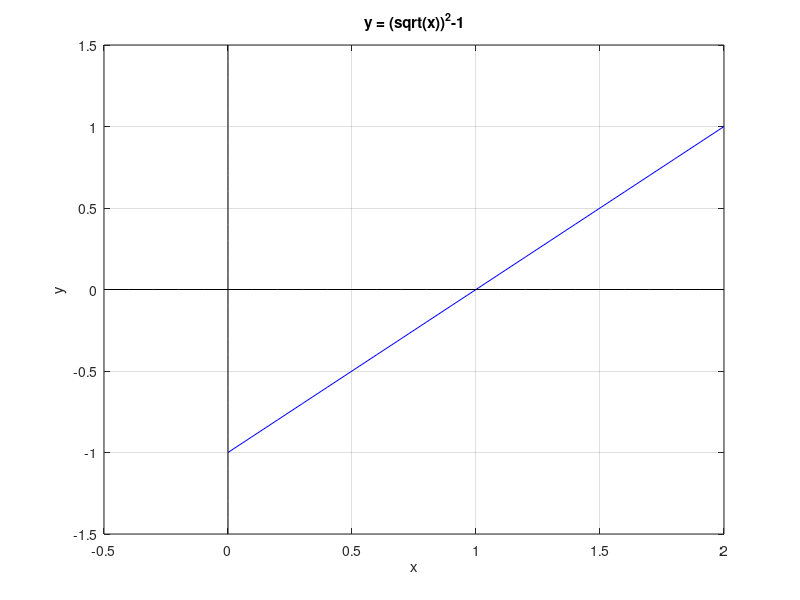

The MATLAB script that drew this image:
% Graph of y = g(h(x)) = (sqrt(x))^2 - 1

close all
x=0:0.1:2;
y=x-1;
plot(x,y,'b')
hold on
grid on

% The x axis
x=-0.5:0.1:2;
y=0*x;
plot(x,y,'k')

% The y axis
y=-1.5:0.1:1.5;
x=0*y;
plot(x,y,'k')

% The labels and title
xlabel('x')
ylabel('y')
title('y = (sqrt(x))^2-1')
